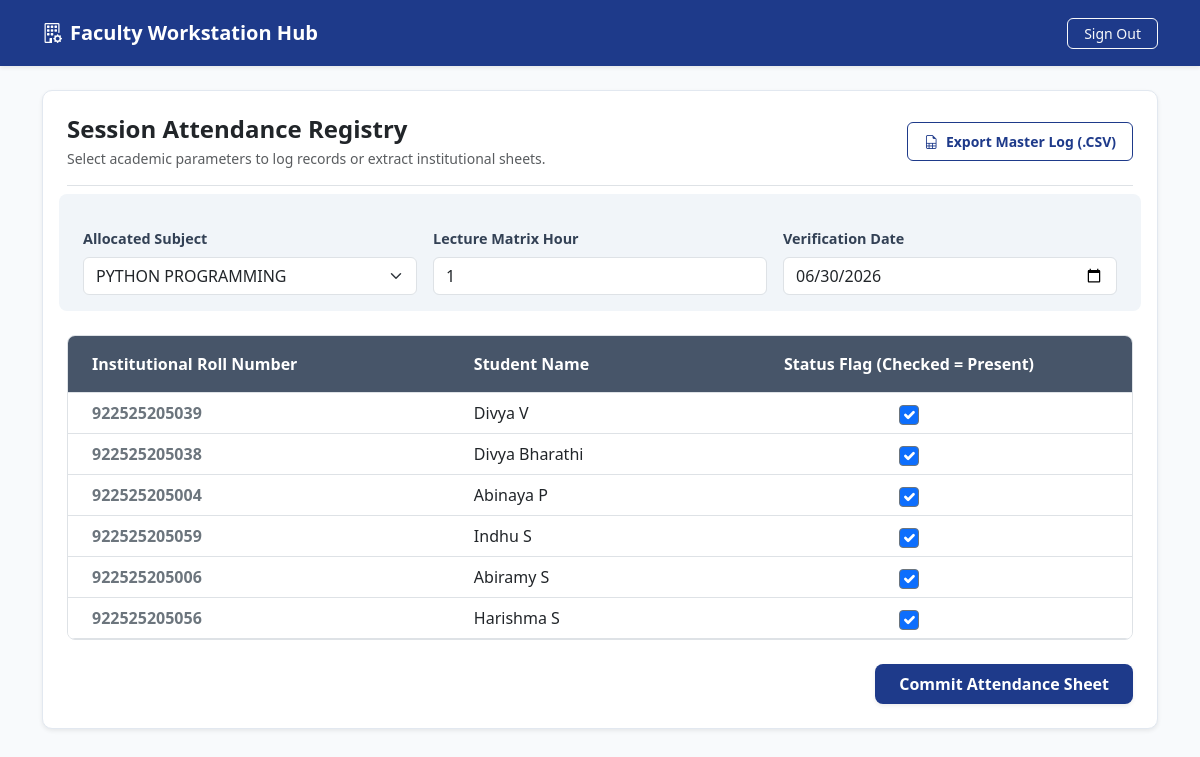
/faculty/dashboard/ (signed in), run on the app's committed database.
### attendence_app/models.py (models this page shows, shortened)
class StudentDetail(models.Model):
    user_profile = models.OneToOneField(UserProfile, on_delete=models.CASCADE)
    roll_number = models.CharField(max_length=50, unique=True)
    semester = models.IntegerField()

class UserProfile(models.Model):
    ROLE_CHOICES = [
        ('admin', 'Admin/HOD'),
        ('faculty', 'Faculty Member'),
        ('student', 'Student'),
    ]
    user = models.OneToOneField(User, on_delete=models.CASCADE)
    role = models.CharField(max_length=20, choices=ROLE_CHOICES)
    department = models.CharField(max_length=100)

### attendence_app/views.py (the view)
# urls.py: path('faculty/dashboard/', views.faculty_dashboard, name='faculty_dashboard'),
@login_required
def faculty_dashboard(request):
    profile = UserProfile.objects.get(user=request.user)
    if profile.role != 'faculty':
        return redirect('login')
    subjects = SubjectDetail.objects.filter(faculty=request.user)
    students = StudentDetail.objects.all()
    return render(request, 'faculty_dashboard.html', {
        'subjects': subjects,
        'students': students,
        'today_date': date.today().strftime('%Y-%m-%d')
    })

### attendence_app/templates/faculty_dashboard.html (shortened to what this page needs)
<!DOCTYPE html>
<html lang="en">
<head>
    <link href="https://cdn.jsdelivr.net/npm/bootstrap@5.3.0/dist/css/bootstrap.min.css" rel="stylesheet">
    <link rel="stylesheet" href="https://cdn.jsdelivr.net/npm/bootstrap-icons@1.11.1/font/bootstrap-icons.css">
</head>
<body>
    <nav class="navbar navbar-dark navbar-custom shadow-sm mb-4 py-3">
        <div class="container">
            <span class="navbar-brand mb-0 h1 fw-bold tracking-tight"><i class="bi bi-building-gear me-2"></i>Faculty Workstation Hub</span>
            <a href="{% url 'logout' %}" class="btn btn-outline-light btn-sm px-3 rounded-2">Sign Out</a>
        </div>
    </nav>
    <div class="container mb-5">
        <div class="card card-custom shadow-sm p-4">
            <div class="d-flex flex-column flex-sm-row justify-content-between align-items-sm-center border-bottom pb-3 mb-4">
                <div>
                    <h4 class="fw-bold text-dark mb-1">Session Attendance Registry</h4>
                    <p class="text-muted small mb-0">Select academic parameters to log records or extract institutional sheets.</p>
                </div>
                <a href="{% url 'export_csv' %}" class="btn btn-download btn-sm fw-semibold px-3 py-2 mt-2 mt-sm-0 rounded-2">
                    <i class="bi bi-file-earmark-spreadsheet me-1"></i> Export Master Log (.CSV)
                </a>
            </div>
            <form method="POST" action="{% url 'mark_attendence' %}">
                <div class="row g-3 mb-4 p-3 rounded-3" style="background-color: #f1f5f9;">
                    <div class="col-md-4">
                        <label class="form-label form-label-custom">Allocated Subject</label>
                        <select name="subject_id" class="form-select border-slate-300" required>
                            {% for subj in subjects %}
                                <option value="{{ subj.id }}">{{ subj.subject_name }}</option>
                            {% endfor %}
                        </select>
                    </div>
                    <div class="col-md-4">
                        <label class="form-label form-label-custom">Lecture Matrix Hour</label>
                        <input type="number" name="hour" class="form-control" min="1" max="8" value="1" required>
                    </div>
                    <div class="col-md-4">
                        <label class="form-label form-label-custom">Verification Date</label>
                        <input type="date" name="date" class="form-control" value="{{ today_date }}" required>
                    </div>
                </div>
                <div class="table-responsive border rounded-3 mb-4">
                    <table class="table table-hover align-middle mb-0">
                        <thead>
                            <tr>
                                <th class="table-header py-3 ps-4">Institutional Roll Number</th>
                                <th class="table-header py-3">Student Name</th>
                                <th class="table-header py-3 text-center">Status Flag (Checked = Present)</th>
                            </tr>
                        </thead>
                        <tbody>
                            {% for student in students %}
                            <tr>
                                <td class="fw-semibold text-secondary ps-4">{{ student.roll_number }}</td>
                                <td class="text-dark">{{ student.user_profile.user.get_full_name }}</td>
                                <td class="text-center">
                                    <input type="checkbox" name="student_present" value="{{ student.id }}" class="form-check-input border-secondary" style="width: 1.2rem; height: 1.2rem;" checked>
                                </td>
                            </tr>
                            {% endfor %}
                        </tbody>
                    </table>
                </div>
                <div class="clearfix">
                    <button type="submit" class="btn btn-primary px-4 py-2 float-end fw-semibold rounded-3 shadow-sm" style="background-color: #1e3a8a; border: none;">
                        Commit Attendance Sheet
                    </button>
                </div>
            </form>
        </div>
    </div>
</body>
</html>

### attendence_app/templates/faculty_dashboard.html (style rules this page uses)
body { background-color: #f8fafc; font-family: 'Segoe UI', system-ui, sans-serif; }
.navbar-custom { background-color: #1e3a8a; }
.card-custom { border: 1px solid #e2e8f0; border-radius: 10px; background-color: white; }
.table-header { background-color: #475569 !important; color: white !important; }
.form-label-custom { font-weight: 600; color: #334155; font-size: 0.9rem; }
.btn-download { border-color: #1e3a8a; color: #1e3a8a; }

### data on the page
StudentDetail: roll_number "922525205039", user_profile.user.get_full_name "Divya V"
StudentDetail: roll_number "922525205038", user_profile.user.get_full_name "Divya Bharathi"
StudentDetail: roll_number "922525205004", user_profile.user.get_full_name "Abinaya P"
StudentDetail: roll_number "922525205059", user_profile.user.get_full_name "Indhu S"
StudentDetail: roll_number "922525205006", user_profile.user.get_full_name "Abiramy S"
StudentDetail: roll_number "922525205056", user_profile.user.get_full_name "Harishma S"

### other printed values
form field subject_id "PYTHON PROGRAMMING"
